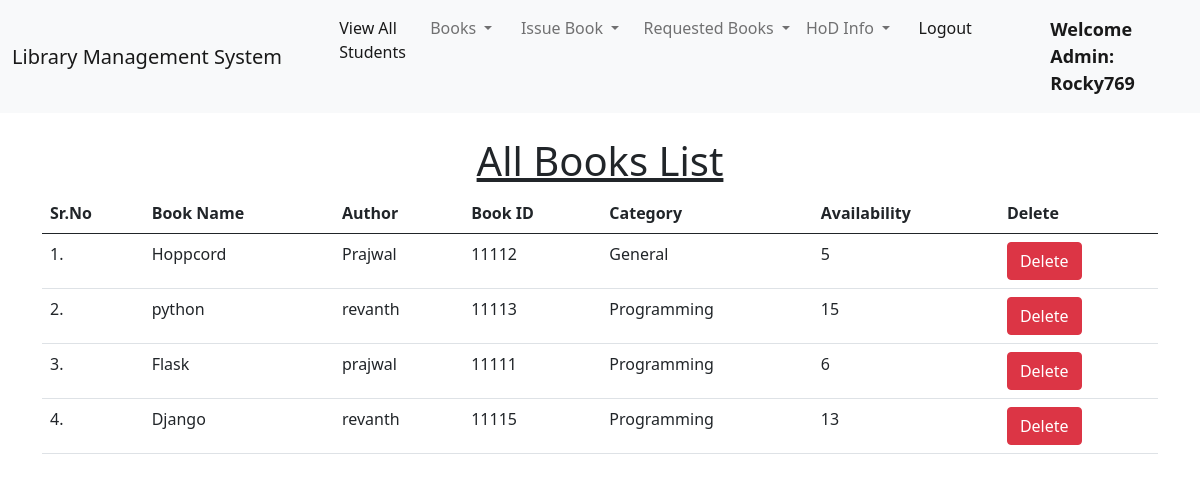
Before: /view_books_admin/ (signed in) with the older database file.
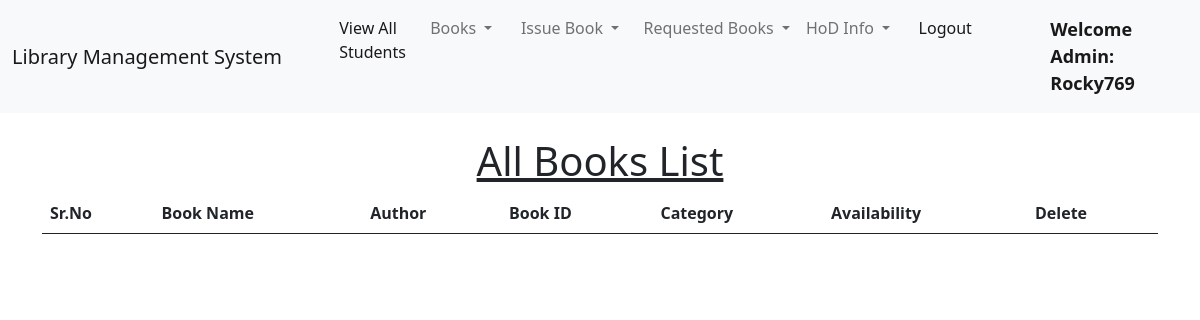
After: the same page with the newer database file.
### base/models.py (models this page shows, shortened)
class Book(models.Model):
    name = models.CharField(max_length=200)
    author = models.CharField(max_length=200)
    book_id = models.PositiveIntegerField(unique=True)
    category = models.CharField(max_length=50)
    availability = models.IntegerField(default=0)

### base/views.py (the view)
# urls.py: path("view_books_admin/", views.view_books_admin, name="view_books_admin"),
@login_required(login_url = '/admin_login')
def view_books_admin(request):
    books = Book.objects.all()
    return render(request, "view_books_admin.html", {'books':books})

### base/templates/view_books_admin.html (shortened to what this page needs)
{% extends 'admin_navbar.html' %}
{% load static %}
{% block body %}
<div class="container mt-4">
    <h1 class="text-center"><u>All Books List</u></h1>
    <table class="table table-hover" id="example">
        <thead>
            <tr>
                <th>Sr.No</th>
                <th>Book Name</th>
                <th>Author</th>
                <th>Book ID</th>
                <th>Category</th>
                <th>Availability</th>
                <th>Delete</th>
            </tr>
        </thead>
        <tbody>
            {% for book in books %}
            <tr>
                <td>{{forloop.counter}}.</td>
                <td>{{book.name}}</td>
                <td>{{book.author}}</td>
                <td>{{book.book_id}}</td>
                <td>{{book.category}}</td>
                <td>{{book.availability}}</td>
                <td><a href="/delete_book/{{book.id}}/" class="btn btn-danger" onclick="return confirm('Are you sure you want to delete this book? Are all the books retrieved from students?')">Delete</a></td>
            </tr>
            {% endfor %}
        </tbody>
    </table>
    </div>
{% endblock %}

### base/templates/admin_navbar.html (shortened to what this page needs)
<!doctype html>
<html lang="en">
  <head>
    <link href="https://cdn.jsdelivr.net/npm/bootstrap@5.1.0/dist/css/bootstrap.min.css" rel="stylesheet">
    <link rel="stylesheet3" href="embed.css">
    <link rel="stylesheet" href="https://cdn.datatables.net/1.10.25/css/jquery.dataTables.min.css">
    <link rel="stylesheet" href="https://cdn.datatables.net/buttons/1.7.1/css/buttons.dataTables.min.css">
  </head>
  <body>
    <nav class="navbar navbar-expand-lg navbar-light bg-light">
        <div class="container-fluid">
          <a class="navbar-brand" href="/admin_home/">Library Management System</a>
          <div class="collapse navbar-collapse" id="navbarSupportedContent">
            <ul class="navbar-nav me-auto mb-2 mb-lg-0">
              <li class="nav-item">
                <a class="nav-link active" aria-current="page" href="/view_students/">View All Students</a>
              </li>
              <li class="nav-item dropdown">
                <a class="nav-link dropdown-toggle" href="#" id="navbarDropdown" role="button" data-bs-toggle="dropdown" aria-expanded="false">
                  Books
                </a>
              </li>
              <li class="nav-item dropdown">
                <a class="nav-link dropdown-toggle" href="#" id="navbarDropdown" role="button" data-bs-toggle="dropdown" aria-expanded="false">
                  Issue Book
                </a>
              </li>
              <li class="nav-item dropdown">
                <a class="nav-link dropdown-toggle" href="#" id="navbarDropdown" role="button" data-bs-toggle="dropdown" aria-expanded="false">
                  Requested Books
                </a>
              </li>
              <li class="nav-item dropdown">
                <a class="nav-link dropdown-toggle" href="#" id="navbarDropdown" role="button" data-bs-toggle="dropdown" aria-expanded="false">
                  HoD Info
                </a>
              </li>
              <li class="nav-item">
                <a class="nav-link active" aria-current="page" href="/logout/">Logout</a>
              </li>
              <li class="nav-item">
                <a style="font-weight:600; font-family:'Segoe UI', Tahoma, Geneva, Verdana, sans-serif; font-size: large;" class="nav-link active" href="#">Welcome Admin: {{request.user}}</a>
              </li>
            </ul>
          </div>
        </div>
      </nav>
      {% block body %}
      {% endblock %}
  </body>
</html>

Changed rows visible on the page:
removed Book: name "Hoppcord", author "Prajwal", book_id "11112", category "General", availability "5"
removed Book: name "python", author "revanth", book_id "11113", category "Programming", availability "15"
removed Book: name "Flask", author "prajwal", book_id "11111", category "Programming", availability "6"
removed Book: name "Django", author "revanth", book_id "11115", category "Programming", availability "13"
